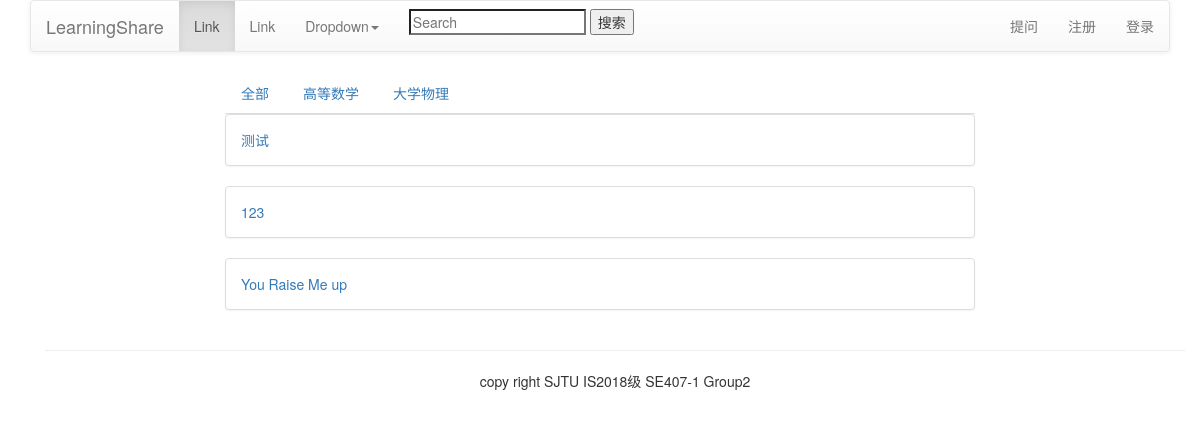
The page /question/ on the database as committed earlier.
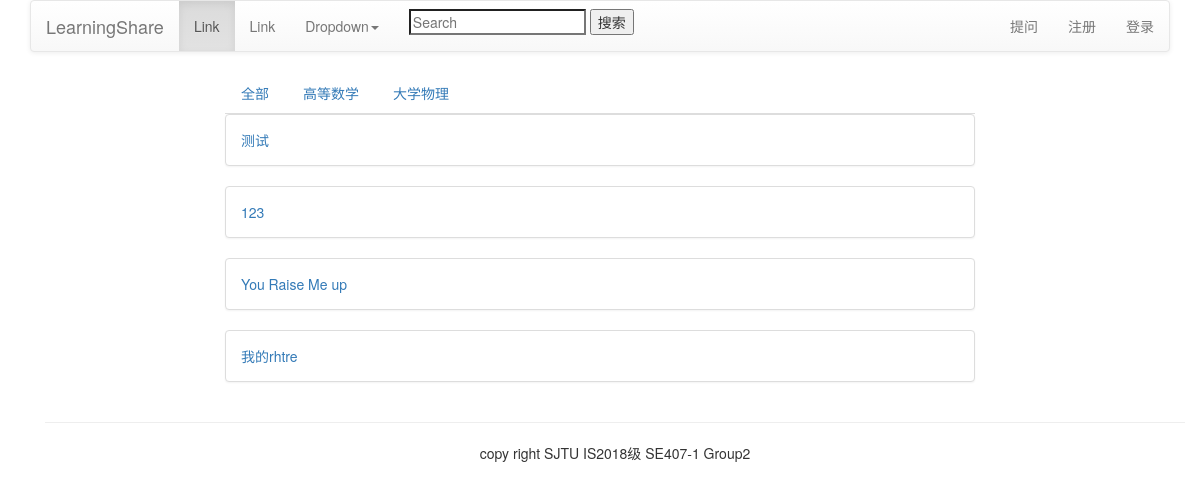
The same page on the database as committed later.
### CategoryApp/models.py (models this page shows, shortened)
class Category(models.Model):
    name = models.CharField(max_length=20, unique=True, verbose_name='分组名称')
    number = models.IntegerField(unique=True, verbose_name='分组序号')

### QuestionApp/models.py (models this page shows, shortened)
class Question(models.Model):
    user = models.ForeignKey(User, verbose_name='提问者', related_name='questions',on_delete=models.CASCADE)
    questionTitle = models.CharField('问题标题', max_length=40, unique=True,blank=False)
    questionCategory = models.ForeignKey('CategoryApp.Category', verbose_name='板块名称', on_delete=models.CASCADE)
    questionDescription = models.TextField('详细描述')
    created=models.DateTimeField(default=timezone.now,verbose_name='发布日期')
    publishDate = models.DateTimeField(auto_now=True, verbose_name='更新日期')
    goodNum = models.IntegerField(default=0,verbose_name='赞数')
    badNum = models.IntegerField(default=0, verbose_name='反对数')
    grade = models.IntegerField(default=0, verbose_name='综合质量')
    collect = models.ManyToManyField(User, verbose_name='收藏')

### QuestionApp/views.py (the view)
# urls.py: path('', views.index, name='index'),
def index(request):
    category_id = request.GET.get('category_id')
    if len(request.GET)==0:
        questions = Question.objects.all()
    else:
        questions = Question.objects.filter(questionCategory_id=category_id)
    categorys = Category.objects.all()
    context = {
        "questions": questions,
        "categorys": categorys
    }
    return render(request, "index.html", context=context)

### templates/index.html (shortened to what this page needs)
{% load static %}
<!DOCTYPE html>
<html lang="zh-cn">
<head>
	<link rel="stylesheet" href="{% static 'css/bootstrap.css' %}">
	<link rel="stylesheet" href="{% static 'css/bootstrap-theme.css' %}">
</head>
<body>
<div class="container">
    {% include "head.html" %}
    {% block add_question %}
    {% block content %}
	<div class="row clearfix">
		<div class="col-md-2 column">
		</div>
		<div class="col-md-8 column">
			<div class="tabbable" id="tabs-175642">
				<ul class="nav nav-tabs">
                    <li>
                        <a href="{% url 'question:index'   %}">全部</a>
                    </li>
					{% for category in categorys %}
					<li>
						 <a href="/question/?category_id={{ category.id }}" >{{ category.name}}</a>
					</li>
					{% endfor %}
				</ul>
			</div>
        {% block question_list %}
			{% for question in questions %}
			<div class="panel panel-default">
				<div class="panel-body">
                    <a href="{{ question.id }}">
                        {{question.questionTitle}}
                    </a>
				</div>
			</div>
			{% endfor %}
        {% endblock %}
		</div>
		<div class="col-md-2 column">
		</div>
	</div>
    {% endblock %}
	{% endblock %}
    {% include "footer.html" %}
</div>
</body>
</html>

Rows that differ between the two databases and show on the page:
added Question: questionTitle "我的rhtre"
